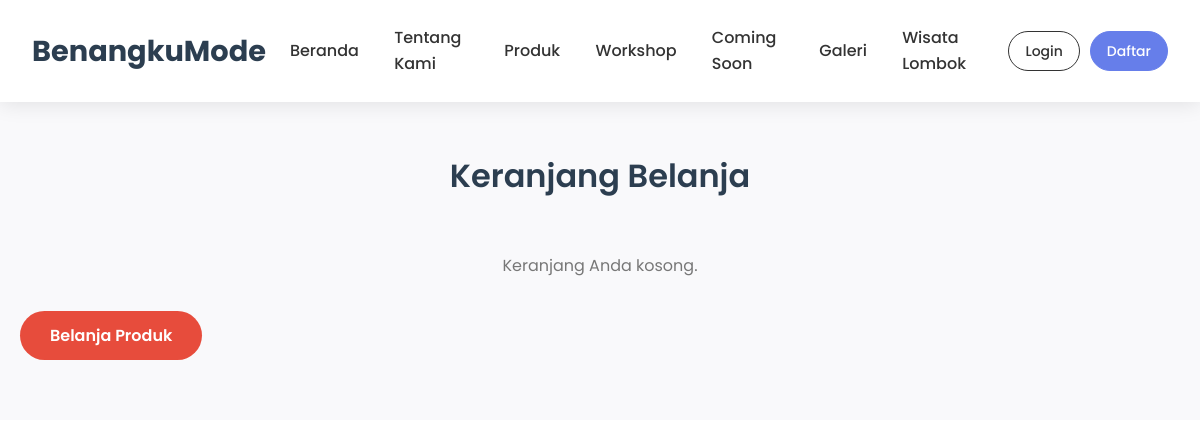
The page /cart.php on the database as committed earlier.
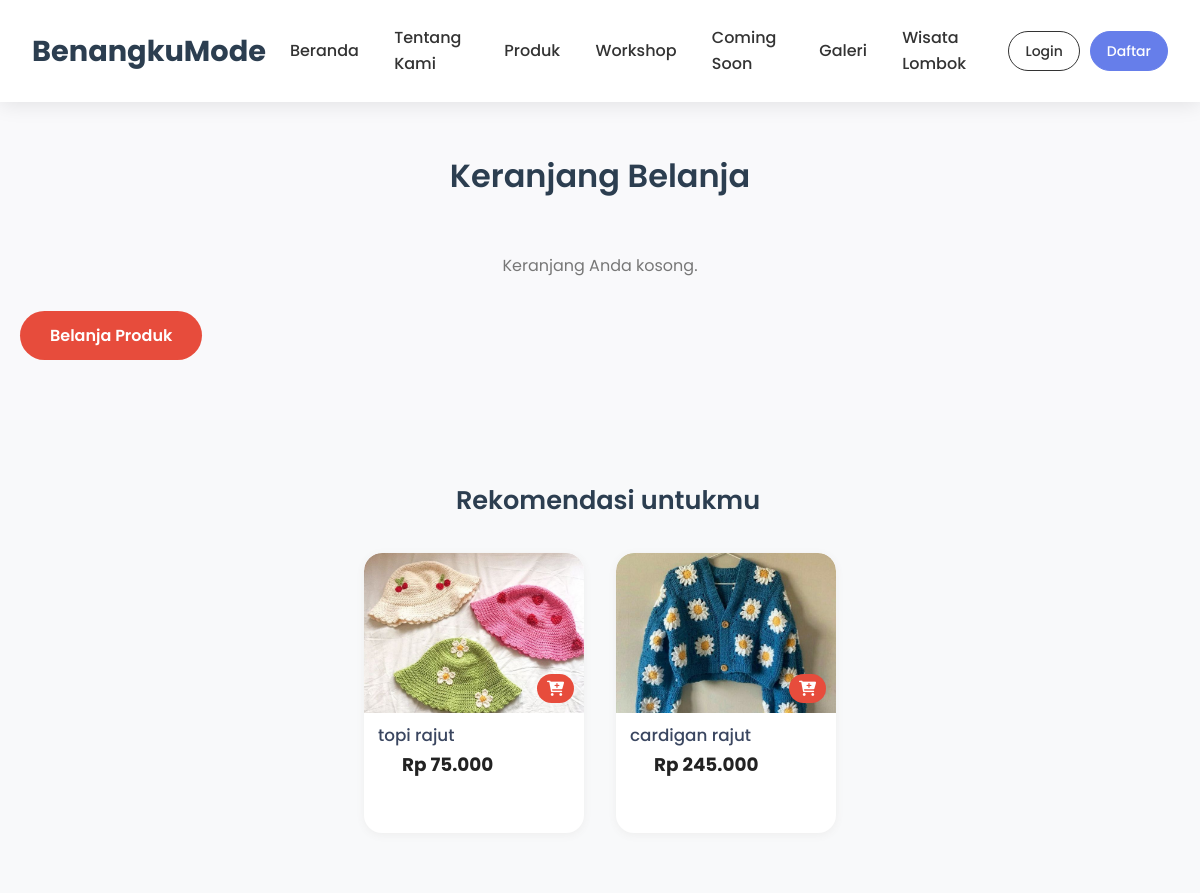
The same page on the database as committed later.
### tables this page shows
CREATE TABLE `products` (
  `id` int(11) NOT NULL,
  `name` varchar(200) NOT NULL,
  `description` text DEFAULT NULL,
  `price` decimal(10,2) NOT NULL,
  `category_id` int(11) DEFAULT NULL,
  `image` varchar(255) DEFAULT NULL,
  `images` longtext DEFAULT NULL CHECK (json_valid(`images`)),
  `stock_quantity` int(11) DEFAULT 0,
  `is_active` tinyint(1) DEFAULT 1,
  `is_featured` tinyint(1) DEFAULT 0,
  `created_at` timestamp NOT NULL DEFAULT current_timestamp(),
  `updated_at` timestamp NOT NULL DEFAULT current_timestamp() ON UPDATE current_timestamp()
);

### cart.php (the view, shortened to what the changed rows need)
<?php
require_once 'config/database.php';
$recommended = [];
$cart_ids = array_keys($_SESSION['cart'] ?? []);
$cart_ids_str = implode(',', array_map('intval', $cart_ids));
$whereNotIn = $cart_ids ? "AND id NOT IN ($cart_ids_str)" : "";
$sql = "SELECT * FROM products WHERE is_active = 1 $whereNotIn ORDER BY RAND() LIMIT 4";
$query = mysqli_query($conn, $sql);
while ($row = mysqli_fetch_assoc($query)) {
    $recommended[] = $row;
}
?>
<!DOCTYPE html>
<html lang="id">
<head>
    <link rel="stylesheet" href="assets/css/style.css">
    <link rel="stylesheet" href="https://cdnjs.cloudflare.com/ajax/libs/font-awesome/6.0.0/css/all.min.css">
</head>
<body>
    <header class="header">
        <nav class="navbar">
            <div class="nav-container">
                <div class="nav-logo">
                    <h2>BenangkuMode</h2>
                </div>
        </header>
    <section class="cart-section">
        <div class="container">
            <h1 class="section-title">Keranjang Belanja</h1>
        </div>
    </section>
    <?php if (!empty($recommended)): ?>
    <section class="recommended-section">
    <div class="container">
        <h2 class="section-title">Rekomendasi untukmu</h2>
        <div class="recommended-flex">
        <?php foreach ($recommended as $rec): ?>
        <div class="recommend-card" style="max-width:220px;min-width:180px;padding:0 0 18px 0;box-shadow:0 2px 8px #eee;border-radius:18px;display:flex;flex-direction:column;align-items:stretch;">
            <div style="position:relative;">
                <a href="detail_produk.php?id=<?= $rec['id'] ?>" style="display:block;">
                    <div class="product-image" style="height:160px;background:#f8f9fa;border-radius:18px 18px 0 0;overflow:hidden;display:flex;align-items:center;justify-content:center;">
                        <img src="assets/images/products/<?= htmlspecialchars($rec['image']) ?>" alt="<?= htmlspecialchars($rec['name']) ?>" style="width:100%;height:100%;object-fit:cover;">
                    </div>
                </a>
                <form method="post" style="position:absolute;bottom:10px;right:10px;z-index:2;">
                    <button type="submit" name="add_to_cart" class="btn btn-primary" style="padding:6px 10px;font-size:0.95rem;border-radius:16px;min-width:unset;">
                        <i class="fas fa-cart-plus"></i>
                    </button>
                </form>
            </div>
            <div style="padding:12px 14px 0 14px;text-align:left;">
                <span style="color:#3a4660;font-size:1.05rem;font-weight:500;line-height:1.3;margin-bottom:8px;display:block;">
                    <?= htmlspecialchars($rec['name']) ?>
                </span>
                <span class="price" style="font-weight:700; color:#222; font-size:1.15rem; display:block; line-height:1.1;">
                    Rp <?= number_format($rec['price'], 0, ',', '.') ?>
                </span>
            </div>
        </div>
        <?php endforeach; ?>
        </div>
    </div>
    </section>
    <?php endif; ?>
</body>
</html>

Rows that differ between the two databases and show on the page:
added products: image (picture), name "topi rajut", price "75.000"
added products: image (picture), name "cardigan rajut", price "245.000"
Other text that changed with them:
text now shown: "Rekomendasi untukmu"
